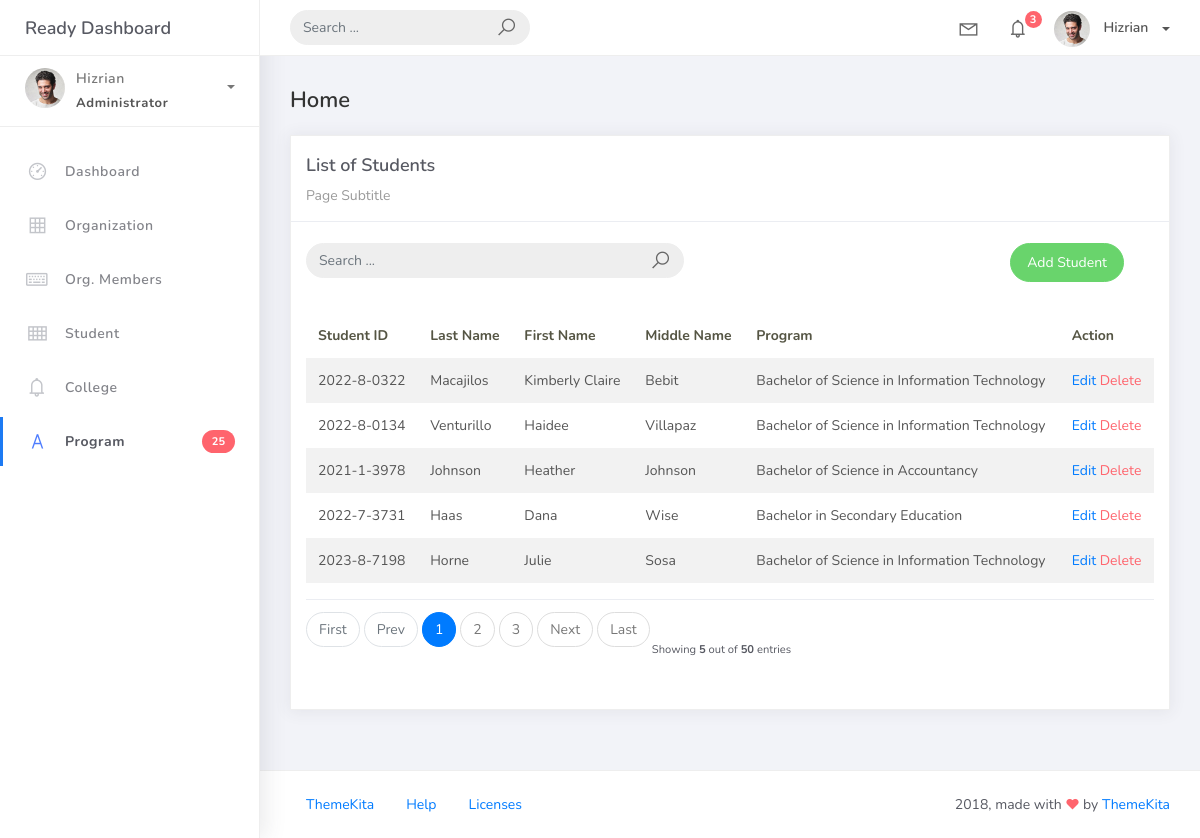
Screenshot of /student_list with the database file from the repository.
### studentorg/models.py (models this page shows, shortened)
class BaseModel(models.Model):
	created_at = models.DateTimeField(auto_now_add=True, db_index=True)
	updated_at = models.DateTimeField(auto_now=True)
	class Meta:
		abstract = True

class Student(BaseModel):
	student_id = models.CharField(max_length=15)
	lastname = models.CharField(max_length=25)
	firstname = models.CharField(max_length=25)
	middlename = models.CharField(max_length=25, blank=True, null=True)
	program = models.ForeignKey(Program, on_delete=models.CASCADE)

class Program(BaseModel):
	prog_name = models.CharField(max_length=150)
	college = models.ForeignKey(College, on_delete=models.CASCADE)
	def __str__(self):
		return self.prog_name

### studentorg/views.py (the view)
# urls.py: path('student_list', StudentList.as_view(), name='student-list'),
class StudentList(ListView):
    model = Student
    context_object_name = 'student'
    template_name = 'student_list.html'
    paginate_by = 5
    def get_queryset(self, *args, **kwargs):
        qs = super(StudentList, self).get_queryset(*args, **kwargs)
        if self.request.GET.get("q") != None:
            query = self.request.GET.get('q')
            qs = qs.filter(Q(name__icontains=query) |
                            Q(description__icontains=query))
        return qs

### templates/student_list.html (shortened to what this page needs)
{% extends 'base.html' %} {% load static %} {% block content %}
<div class="content">
    <div class="container-fluid">
        <h4 class="page-title">Home</h4>
        <div class="row">
            <div class="col-md-12">
                <div class="card">
                    <div class="card-header">
                        <div class="card-title">List of Students</div>
                        <div class="card-category">Page Subtitle</div>
                    </div>
                    <br />
                        <div class="col-md-12 row">
                            <div class="col-md-6">
                                <form class="navbar-left navbar-form nav-search mr-md-3" action=" { % url 'student-list' % } ">
                                    <div class="input-group">
                                        <input type="text" placeholder="Search ..." class="form-control" name="q" />
                                        <div class="input-group-append">
                                        <span class="input-group-text">
                                            <i class="la la-search search-icon"></i>
                                        </span>
                                    </div>
                                </div>
                            </form>
                        </div>
                        <div class="col-md-6">
                            <div class="pull-right">
                                <a href="{% url 'student-add' %}" class="btn btn-success btn-rounded">Add
                                Student</a>
                            </div>
                        </div>
                    </div>
                    <div class="card-body">
                        <table class="table table-striped mt-3">
                            <thead>
                                <tr>
                                    <th scope="col">Student ID</th>
                                    <th scope="col">Last Name</th>
                                    <th scope="col">First Name</th>
                                    <th scope="col">Middle Name</th>
                                    <th scope="col">Program</th>
                                    <th scope="col">Action</th>
                                </tr>
                            </thead>
                            <tbody>
                                {% for object in object_list %}
                                <tr>
                                    <td>{{ object.student_id }}</td>
                                    <td>{{ object.lastname }}</td>
                                    <td>{{ object.firstname }}</td>
                                    <td>{{ object.middlename }}</td>
                                    <td>{{ object.program }}</td>
                                    <td>
                                        <a href="student_list/{{ object.id }}">Edit</a>
                                        <a href="student_list/{{ object.id }}/delete" class="text-danger">Delete</a>
                                    </td>
                                    </tr>
                                {% endfor %}
                            </tbody>
                        </table>
                        {% include 'includes/pagination.html' %}
                    </div>
                </div>
            </div>
        </div>
    </div>
</div>
{% endblock %}

### rows the page displays
Student: student_id "2022-8-0322", lastname "Macajilos", firstname "Kimberly Claire", middlename "Bebit", program "Bachelor of Science in Information Technology"
Student: student_id "2022-8-0134", lastname "Venturillo", firstname "Haidee", middlename "Villapaz", program "Bachelor of Science in Information Technology"
Student: student_id "2021-1-3978", lastname "Johnson", firstname "Heather", middlename "Johnson", program "Bachelor of Science in Accountancy"
Student: student_id "2022-7-3731", lastname "Haas", firstname "Dana", middlename "Wise", program "Bachelor in Secondary Education"
Student: student_id "2023-8-7198", lastname "Horne", firstname "Julie", middlename "Sosa", program "Bachelor of Science in Information Technology"

### other values shown
{{ page_num }} "1"
{{ page_num }} "2" "3"
{{ object_list.count }} "5"
{{ paginator.count }} "50"
